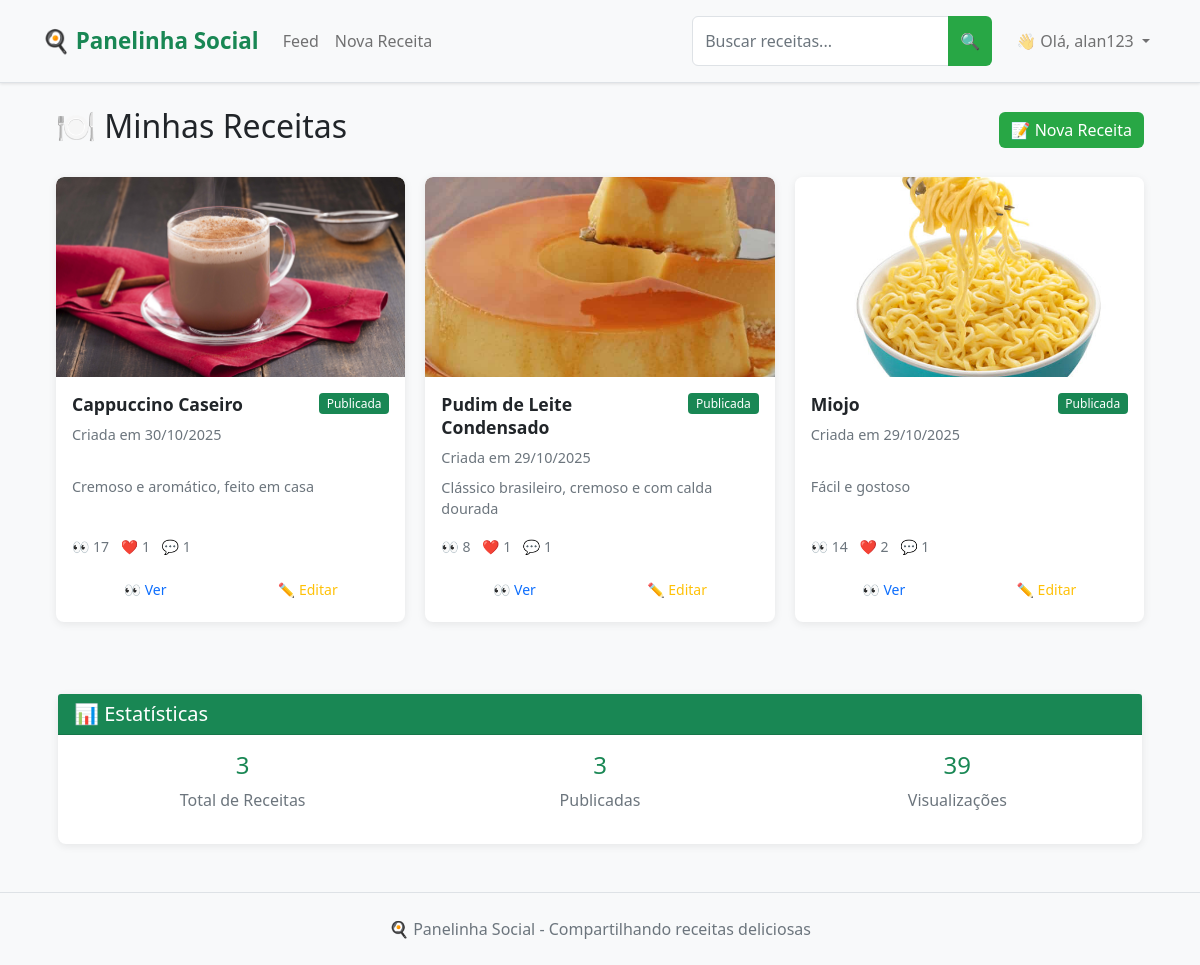
The page /my_recipes (signed in) on the database as committed earlier.
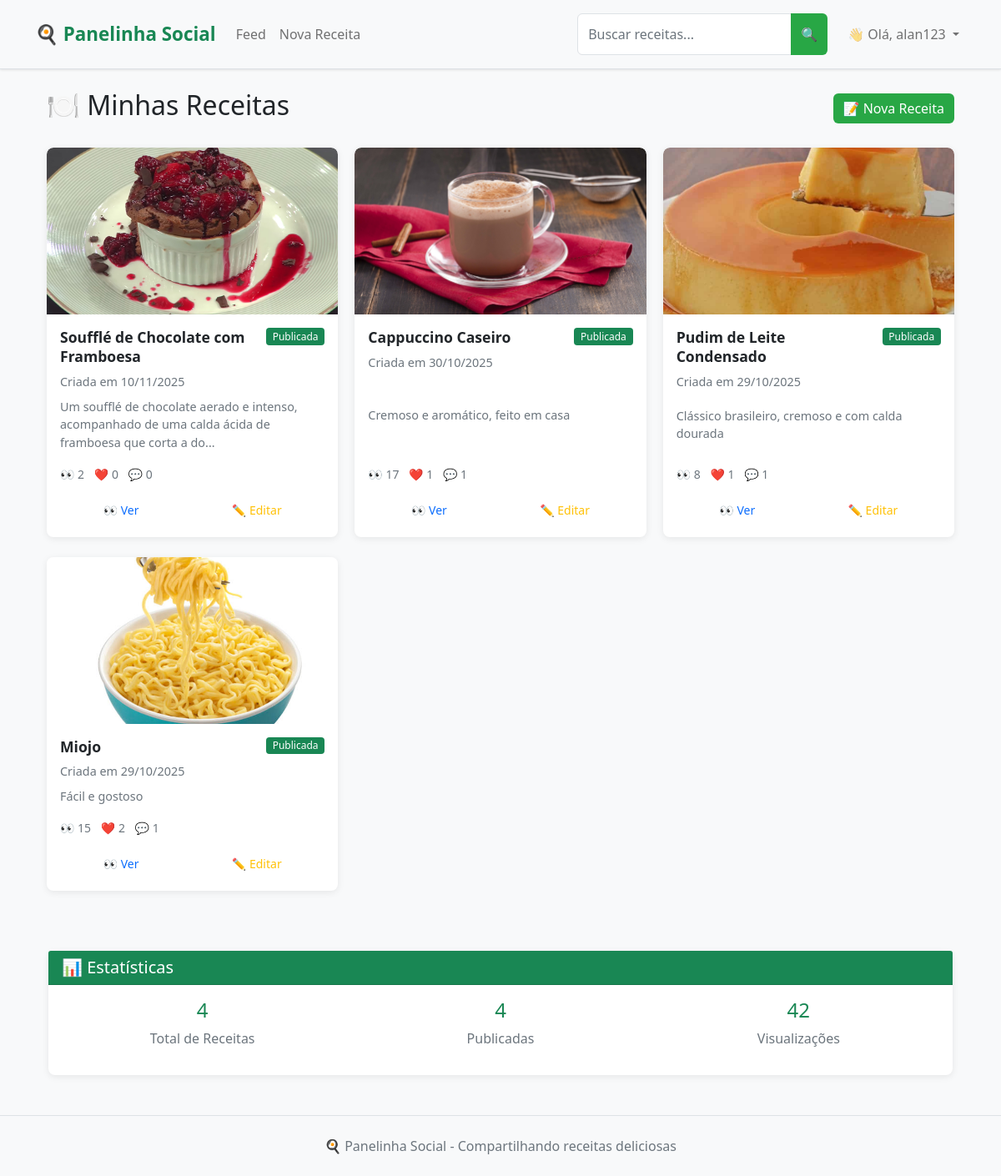
The same page on the database as committed later.
### app.py (models this page shows, shortened)
class Recipe(db.Model):
    __tablename__ = 'recipe'
    id = db.Column(db.Integer, primary_key=True)
    title = db.Column(db.String(100), nullable=False, index=True)
    description = db.Column(db.Text)
    ingredients = db.Column(db.Text)
    steps = db.Column(db.Text)
    image = db.Column(db.String(200))
    categories = db.Column(db.String(200))
    difficulty = db.Column(db.String(20), nullable=False, default='Fácil', index=True)  # NOVO CAMPO
    is_draft = db.Column(db.Boolean, default=False, index=True)
    created_at = db.Column(db.DateTime, default=datetime.utcnow, index=True)
    updated_at = db.Column(db.DateTime, default=datetime.utcnow, onupdate=datetime.utcnow)
    views = db.Column(db.Integer, default=0, index=True)
    user_id = db.Column(db.Integer, db.ForeignKey('user.id'), nullable=False, index=True)
    likes = db.relationship('Like', backref='recipe', lazy='select')
    comments = db.relationship('Comment', backref='recipe', lazy='select')
    saved_by = db.relationship('SavedRecipe', backref='recipe', lazy='select')
    def like_count(self):
        if hasattr(self, '_like_count'):
            return self._like_count
        return len(self.likes)
    def comment_count(self):
        if hasattr(self, '_comment_count'):
            return self._comment_count
        return len(self.comments)

### app.py (the view)
@app.route('/my_recipes')
@login_required
def my_recipes():
    recipes_query = Recipe.query.filter_by(user_id=current_user.id).order_by(Recipe.created_at.desc())
    recipes = get_recipes_with_counts(recipes_query)
    return render_template('my_recipes.html', title='Minhas Receitas', recipes=recipes)

### app.py (called while the page is built)
@login_manager.user_loader
def load_user(id):
    return User.query.get(int(id))

### templates/my_recipes.html (shortened to what the changed rows need)
{% extends "base.html" %}
{% block content %}
<div class="container-fluid">
    <div class="row">
        <div class="col-12">
            <div class="d-flex justify-content-between align-items-center mb-4">
                <h2>🍽️ Minhas Receitas</h2>
            </div>
            {% if recipes %}
                <div class="row">
                    {% for recipe in recipes %}
                        <div class="col-xl-4 col-lg-6 col-md-6 mb-4">
                            <div class="card h-100 recipe-card">
                                <a href="{{ url_for('recipe_detail', recipe_id=recipe.id) }}" class="text-decoration-none">
                                    {% if recipe.image %}
                                        <img src="{{ url_for('static', filename='uploads/' + recipe.image) }}"
                                             class="card-img-top" alt="{{ recipe.title }}" style="height: 200px; object-fit: cover;">
                                    {% else %}
                                        <div class="card-img-top bg-light d-flex align-items-center justify-content-center"
                                             style="height: 200px;">
                                            <span class="text-muted">📷 Sem imagem</span>
                                        </div>
                                    {% endif %}
                                </a>
                                <div class="card-body d-flex flex-column">
                                    <div class="d-flex justify-content-between align-items-start mb-2">
                                        <a href="{{ url_for('recipe_detail', recipe_id=recipe.id) }}" class="text-decoration-none text-dark flex-grow-1">
                                            <h5 class="card-title mb-0">{{ recipe.title }}</h5>
                                        </a>
                                        {% if recipe.is_draft %}
                                            <span class="badge bg-warning ms-2">Rascunho</span>
                                        {% else %}
                                            <span class="badge bg-success ms-2">Publicada</span>
                                        {% endif %}
                                    </div>
                                    <p class="card-text text-muted small mb-2">
                                        Criada em {{ recipe.created_at.strftime('%d/%m/%Y') }}
                                    </p>
                                    <a href="{{ url_for('recipe_detail', recipe_id=recipe.id) }}" class="text-decoration-none text-dark flex-grow-1">
                                        <p class="card-text mb-3">
                                            {{ recipe.description[:100] }}{% if recipe.description|length > 100 %}...{% endif %}
                                        </p>
                                    </a>
                                    <div class="mt-auto">
                                        <div class="d-flex justify-content-between align-items-center mb-3">
                                            <div class="text-muted small">
                                                <span class="me-2">👀 {{ recipe.views }}</span>
                                                <span class="me-2">❤️ {{ recipe.like_count() }}</span>
                                                <span>💬 {{ recipe.comment_count() }}</span>
                                            </div>
                                        </div>
                                        <div class="d-flex justify-content-between gap-2">
                                            <a href="{{ url_for('recipe_detail', recipe_id=recipe.id) }}"
                                               class="btn btn-sm btn-outline-primary flex-fill">
                                                👀 Ver
                                            </a>
                                            <a href="{{ url_for('edit_recipe', recipe_id=recipe.id) }}"
                                               class="btn btn-sm btn-outline-warning flex-fill">
                                                ✏️ Editar
                                            </a>
                                        </div>
                                    </div>
                                </div>
                            </div>
                        </div>
                    {% endfor %}
                </div>
                <div class="row mt-5">
                    <div class="col-12">
                        <div class="card">
                            <div class="card-header bg-success text-white">
                                <h5 class="mb-0">📊 Estatísticas</h5>
                            </div>
                            <div class="card-body">
                                <div class="row text-center">
                                    <div class="col-md-4">
                                        <h4 class="text-success">{{ recipes|length }}</h4>
                                        <p class="text-muted">Total de Receitas</p>
                                    </div>
                                    <div class="col-md-4">
                                        <h4 class="text-success">{{ recipes|selectattr('is_draft', 'equalto', false)|list|length }}</h4>
                                        <p class="text-muted">Publicadas</p>
                                    </div>
                                    <div class="col-md-4">
                                        <h4 class="text-success">{{ recipes|sum(attribute='views') }}</h4>
                                        <p class="text-muted">Visualizações</p>
                                    </div>
                                </div>
                            </div>
                        </div>
                    </div>
                </div>
            {% endif %}
        </div>
    </div>
</div>
{% endblock %}

Rows that differ between the two databases and show on the page:
added Recipe: image (picture), title "Soufflé de Chocolate com Framboesa", shows "Publicada", created_at "10/11/2025", description "Um soufflé de chocolate aerado e intenso, acompanhado de uma calda ácida de framboesa que corta a do", views "2", like_count "0", comment_count "0"
changed Recipe "Miojo": views "14" → "15"
Other text that changed with them:
{{ recipes|length }}: "3" → "4"
{{ recipes|selectattr('is_draft', 'equalto', false)|list|length }}: "3" → "4"
{{ recipes|sum(attribute='views') }}: "39" → "42"
